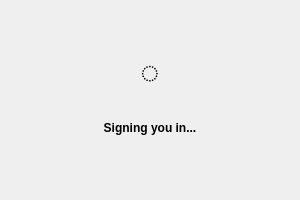
<?xml version="1.0" encoding="UTF-8"?>
<ui version="4.0">
 <class>LoaderDialog</class>
 <widget class="QDialog" name="LoaderDialog">
  <property name="geometry">
   <rect><width>300</width><height>200</height></rect>
  </property>
  <property name="windowTitle">
   <string>Authenticating...</string>
  </property>
  <layout class="QVBoxLayout" name="verticalLayout">
   <property name="margin">
    <number>40</number>
   </property>
   <item>
    <spacer name="vSpacer1">
     <property name="orientation"><enum>Qt::Vertical</enum></property>
    </spacer>
   </item>
   <item>
    <widget class="QLabel" name="loaderIcon">
     <property name="text">
      <string>◌</string> </property>
     <property name="font">
      <font><pointsize>24</pointsize></font>
     </property>
     <property name="alignment">
      <set>Qt::AlignCenter</set>
     </property>
    </widget>
   </item>
   <item>
    <widget class="QLabel" name="statusLabel">
     <property name="font">
      <font><weight>75</weight><bold>true</bold></font>
     </property>
     <property name="text">
      <string>Signing you in...</string>
     </property>
     <property name="alignment">
      <set>Qt::AlignCenter</set>
     </property>
    </widget>
   </item>
   <item>
    <spacer name="vSpacer2">
     <property name="orientation"><enum>Qt::Vertical</enum></property>
    </spacer>
   </item>
  </layout>
 </widget>
</ui>
